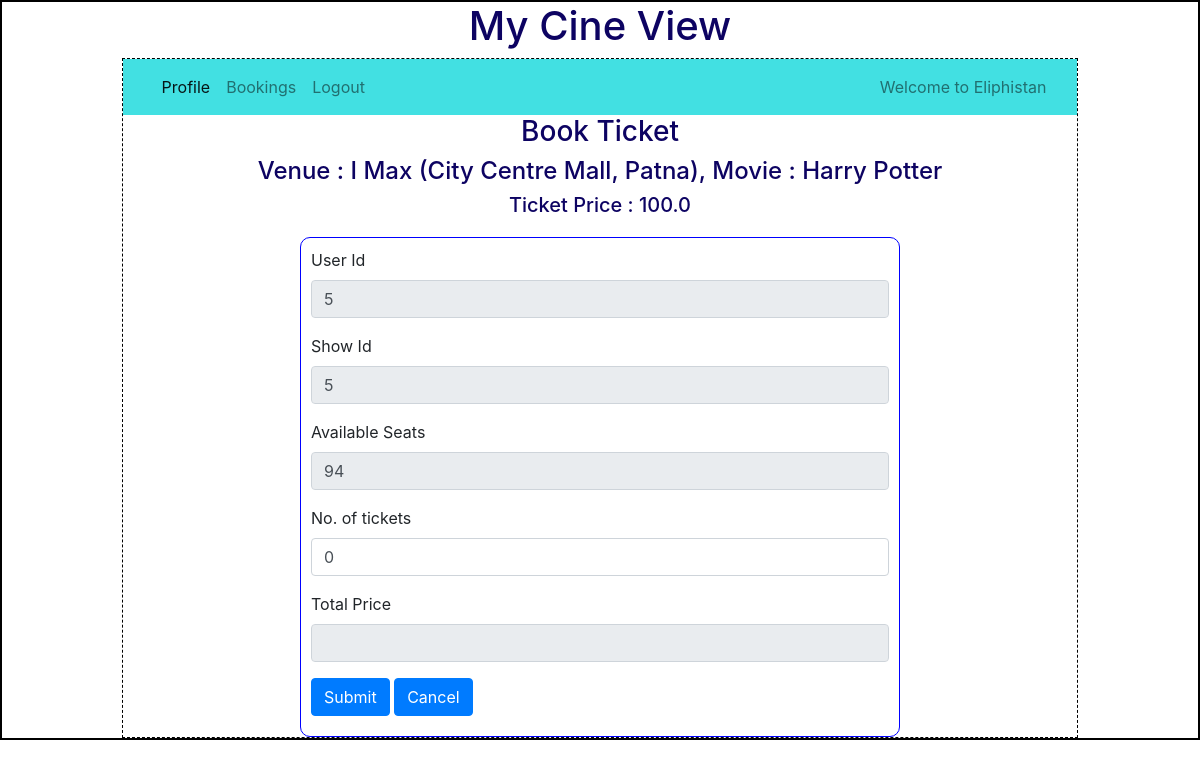
Screenshot of /book_ticket/5/5/Eliphistan with the database file from the repository.
### backend/models.py (models this page shows)
class Theatre(db.Model):
    __tablename__="theatre"
    id=db.Column(db.Integer,primary_key=True)
    name=db.Column(db.String,nullable=False)
    location=db.Column(db.String,nullable=False)
    pin_code=db.Column(db.Integer,nullable=False)
    capacity=db.Column(db.Integer,nullable=False)
    shows=db.relationship("Show",cascade="all,delete",backref="theatre",lazy=True) # Theater can access all of Its shows

class Show(db.Model):
    __tablename__="show"
    id=db.Column(db.Integer,primary_key=True)
    name=db.Column(db.String,nullable=False)
    tags=db.Column(db.String,nullable=False)
    rating=db.Column(db.Integer,default=0)
    tkt_price=db.Column(db.Float,default=0.0)
    date_time=db.Column(db.DateTime,nullable=False)
    theatre_id=db.Column(db.Integer, db.ForeignKey("theatre.id"),nullable=False)
    tickets=db.relationship("Ticket",cascade="all,delete",backref="show",lazy=True) # Shows can access Its tickets

### backend/controllers.py (the view)
@app.route("/book_ticket/<uid>/<sid>/<name>",methods=["GET","POST"])
def book_ticket(uid,sid,name):
    if request.method=="POST":
        no_of_tickets=request.form.get("no_of_tickets")
        new_ticket=Ticket(no_of_tickets=no_of_tickets,s1_nos="",user_id=uid,show_id=sid)
        db.session.add(new_ticket)
        db.session.commit()
        return redirect(url_for("user_dashboard",id=uid,name=name))
    show=Show.query.filter_by(id=sid).first()
    theatre=Theatre.query.filter_by(id=show.theatre_id).first()
    available_seats=theatre.capacity
    book_tickets=Ticket.query.with_entities(func.sum(Ticket.no_of_tickets)).group_by(Ticket.show_id).filter_by(show_id=sid).first()
    if book_tickets:
        available_seats -= book_tickets[0]
    return render_template("book_ticket.html",uid=uid,sid=sid,name=name,tname=theatre.name,sname=show.name,available_seats=available_seats,tktprice=show.tkt_price)

### templates/book_ticket.html (shortened to what this page needs)
{%extends "user_layout.html"%}
{%block content%}
            <div class="center"><h3>Book Ticket</h3></div>
            <div class="center"><h4>Venue : {{tname}}, Movie : {{sname}}</h3></div>
            <div class="center"><h5>Ticket Price : {{tktprice}}</h5></div>
            <form action="/book_ticket/{{uid}}/{{sid}}/{{name}}" method="POST">
            <div class="input_form">
                <div class="mb-3">
                    <label for="name" class="form-label">User Id</label>
                    <input type="text" class="form-control" name="uid" id="uid" value="{{uid}}" readonly>
                </div>
                <div class="mb-3">
                    <label for="name" class="form-label">Show Id</label>
                    <input type="text" class="form-control" name="sid" id="sid" value="{{sid}}" readonly>
                </div>
                <div class="mb-3">
                    <label for="name" class="form-label">Available Seats</label>
                    <input type="text" class="form-control" name="available_seats" id="available_seats" value="{{available_seats}}" readonly>
                </div>
                {%if available_seats == 0%}
                    <div class="mb-3">
                        <label for="name" class="form-label">No seats are available!!!</label>
                    </div>
                {%else%}
                    <div class="mb-3">
                        <label for="name" class="form-label">No. of tickets</label>
                        <input type="text" class="form-control" name="no_of_tickets" id="no_of_tickets" value="0" onblur="calculateTotalPrice('{{tktprice}}')">
                    </div>
                {%endif%}
                <div class="mb-3">
                    <label for="name" class="form-label">Total Price</label>
                    <input type="text" class="form-control" name="total_price" id="total_price" readonly>
                </div>
                <div class="mb-3">
                    <button type="submit" text-align="center" class="btn btn-primary">Submit</button>
                    <a href ="/user/{{name}}" type="button" class="btn btn-primary">Cancel</a>
                </div>
            </div>
            </form>
{%endblock%}

### static/styles/main.css (style rules this page uses)
* { margin:0px; }
.input_form { border: 1px solid blue; width: 600px; height: 500px; margin: auto; margin-top: 20px; padding: 10px; border-radius: 10px; font-size: 16px; text-align: justyfy; }
.center { text-align: center; margin: auto; color: rgb(13, 3, 98); }

### rows the page displays
Theatre: name "I Max (City Centre Mall, Patna)"
Show: name "Harry Potter", tkt_price "100.0"

### other values shown
{{ name }} "Eliphistan"
